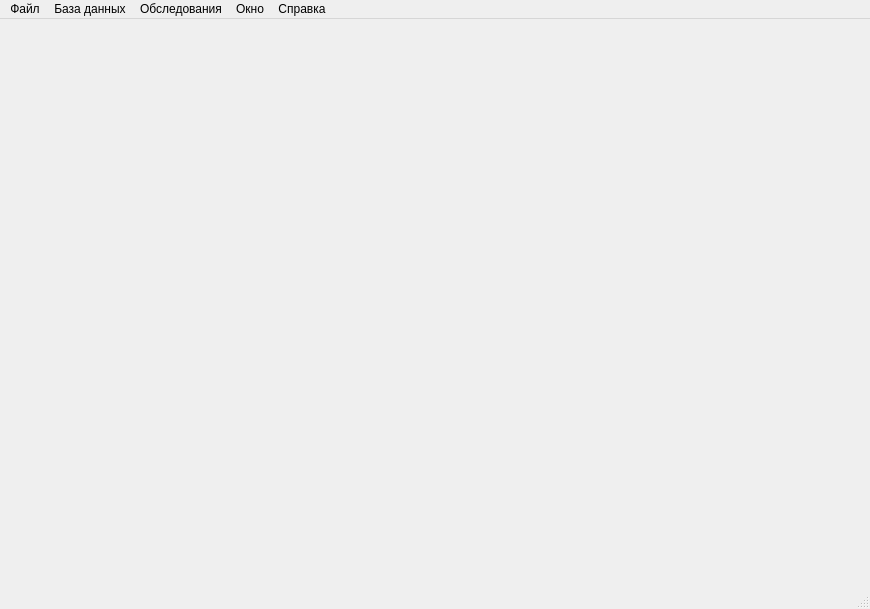
<?xml version="1.0" encoding="UTF-8"?>
<ui version="4.0">
 <class>MainWindow</class>
 <widget class="QMainWindow" name="MainWindow">
  <property name="geometry">
   <rect>
    <x>0</x>
    <y>0</y>
    <width>870</width>
    <height>609</height>
   </rect>
  </property>
  <property name="windowTitle">
   <string>MainWindow</string>
  </property>
  <widget class="QWidget" name="centralWidget"/>
  <widget class="QMenuBar" name="menuBar">
   <property name="geometry">
    <rect>
     <x>0</x>
     <y>0</y>
     <width>870</width>
     <height>19</height>
    </rect>
   </property>
   <widget class="QMenu" name="menu">
    <property name="title">
     <string>Файл</string>
    </property>
    <addaction name="action"/>
    <addaction name="action_2"/>
   </widget>
   <widget class="QMenu" name="menu_2">
    <property name="title">
     <string>База данных</string>
    </property>
    <addaction name="action_3"/>
    <addaction name="action_4"/>
   </widget>
   <widget class="QMenu" name="menu_3">
    <property name="title">
     <string>Обследования</string>
    </property>
    <widget class="QMenu" name="menu_4">
     <property name="title">
      <string>Эхографическое обследование</string>
     </property>
     <addaction name="actionEcho"/>
     <addaction name="action_7"/>
    </widget>
    <widget class="QMenu" name="menu_5">
     <property name="title">
      <string>Доплерографическое обследование</string>
     </property>
     <addaction name="action_9"/>
     <addaction name="action_13"/>
     <addaction name="action_14"/>
     <addaction name="action_15"/>
    </widget>
    <widget class="QMenu" name="menu_8">
     <property name="title">
      <string>Синусографическое обследование</string>
     </property>
     <addaction name="action_17"/>
     <addaction name="action_18"/>
    </widget>
    <addaction name="menu_4"/>
    <addaction name="menu_5"/>
    <addaction name="menu_8"/>
    <addaction name="action_19"/>
    <addaction name="action_20"/>
    <addaction name="action_21"/>
   </widget>
   <widget class="QMenu" name="menu_6">
    <property name="title">
     <string>Окно</string>
    </property>
    <addaction name="action_10"/>
   </widget>
   <widget class="QMenu" name="menu_7">
    <property name="title">
     <string>Справка</string>
    </property>
    <addaction name="action_11"/>
    <addaction name="action_12"/>
    <addaction name="actionAbout"/>
   </widget>
   <addaction name="menu"/>
   <addaction name="menu_2"/>
   <addaction name="menu_3"/>
   <addaction name="menu_6"/>
   <addaction name="menu_7"/>
  </widget>
  <widget class="QStatusBar" name="statusBar"/>
  <action name="action">
   <property name="text">
    <string>Открыть обследование</string>
   </property>
  </action>
  <action name="action_2">
   <property name="text">
    <string>Выход</string>
   </property>
  </action>
  <action name="action_3">
   <property name="text">
    <string>Открыть базу данных</string>
   </property>
  </action>
  <action name="action_4">
   <property name="text">
    <string>Путь к базе данных</string>
   </property>
  </action>
  <action name="actionEcho">
   <property name="text">
    <string>Новое окно</string>
   </property>
  </action>
  <action name="action_7">
   <property name="text">
    <string>Режим 2-х окон</string>
   </property>
  </action>
  <action name="action_9">
   <property name="text">
    <string>Новое окно</string>
   </property>
  </action>
  <action name="action_10">
   <property name="text">
    <string>Упорядочить</string>
   </property>
  </action>
  <action name="action_11">
   <property name="text">
    <string>Справка Комплексмед</string>
   </property>
   <property name="shortcut">
    <string>F1</string>
   </property>
   <property name="shortcutContext">
    <enum>Qt::WidgetWithChildrenShortcut</enum>
   </property>
  </action>
  <action name="action_12">
   <property name="text">
    <string>Прибор</string>
   </property>
  </action>
  <action name="actionAbout">
   <property name="text">
    <string>О программе</string>
   </property>
  </action>
  <action name="action_13">
   <property name="text">
    <string>Режим 2-х окон</string>
   </property>
  </action>
  <action name="action_14">
   <property name="text">
    <string>Режим 4-х окон</string>
   </property>
  </action>
  <action name="action_15">
   <property name="text">
    <string>Режим 6-ти окон</string>
   </property>
  </action>
  <action name="action_17">
   <property name="text">
    <string>Новое окно</string>
   </property>
  </action>
  <action name="action_18">
   <property name="text">
    <string>Режим 2-х окон</string>
   </property>
  </action>
  <action name="action_19">
   <property name="text">
    <string>Сброс устройства</string>
   </property>
  </action>
  <action name="action_20">
   <property name="text">
    <string>Закрыть все окна</string>
   </property>
  </action>
  <action name="action_21">
   <property name="text">
    <string>Печать всех окон</string>
   </property>
  </action>
 </widget>
 <layoutdefault spacing="6" margin="11"/>
 <resources/>
 <connections/>
</ui>
